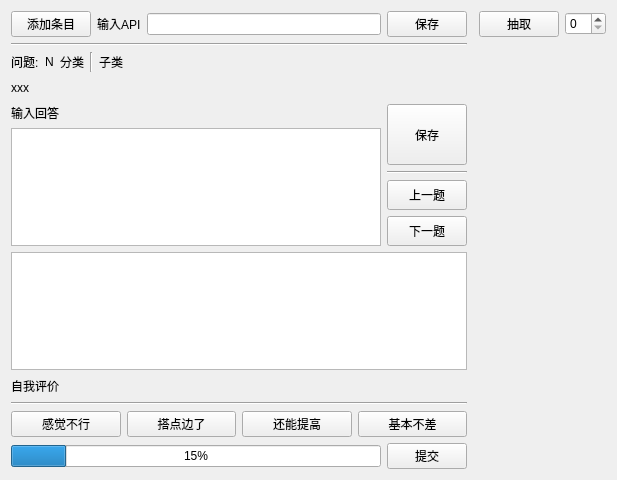
<?xml version="1.0" encoding="UTF-8"?>
<ui version="4.0">
 <class>Widget</class>
 <widget class="QWidget" name="Widget">
  <property name="geometry">
   <rect>
    <x>0</x>
    <y>0</y>
    <width>617</width>
    <height>480</height>
   </rect>
  </property>
  <property name="windowTitle">
   <string>Widget</string>
  </property>
  <layout class="QHBoxLayout" name="horizontalLayout_9" stretch="4,0,1">
   <item>
    <layout class="QVBoxLayout" name="verticalLayout_6">
     <item>
      <layout class="QHBoxLayout" name="horizontalLayout_2">
       <item>
        <widget class="QPushButton" name="pB_addItem">
         <property name="text">
          <string>添加条目</string>
         </property>
        </widget>
       </item>
       <item>
        <widget class="QLabel" name="label_2">
         <property name="text">
          <string>输入API</string>
         </property>
        </widget>
       </item>
       <item>
        <widget class="QLineEdit" name="lineEdit"/>
       </item>
       <item>
        <widget class="QPushButton" name="pB_save_API">
         <property name="sizePolicy">
          <sizepolicy hsizetype="Minimum" vsizetype="Fixed">
           <horstretch>0</horstretch>
           <verstretch>0</verstretch>
          </sizepolicy>
         </property>
         <property name="text">
          <string>保存</string>
         </property>
        </widget>
       </item>
      </layout>
     </item>
     <item>
      <widget class="Line" name="line_3">
       <property name="orientation">
        <enum>Qt::Horizontal</enum>
       </property>
      </widget>
     </item>
     <item>
      <layout class="QVBoxLayout" name="verticalLayout_3">
       <item>
        <layout class="QHBoxLayout" name="horizontalLayout_3">
         <item>
          <widget class="QLabel" name="label_3">
           <property name="text">
            <string>问题:</string>
           </property>
          </widget>
         </item>
         <item>
          <widget class="QLabel" name="lb_num">
           <property name="text">
            <string>N</string>
           </property>
          </widget>
         </item>
         <item>
          <widget class="QLabel" name="lb_fthrname">
           <property name="text">
            <string>分类</string>
           </property>
          </widget>
         </item>
         <item>
          <widget class="Line" name="line_6">
           <property name="orientation">
            <enum>Qt::Vertical</enum>
           </property>
          </widget>
         </item>
         <item>
          <widget class="QLabel" name="lb_childname">
           <property name="text">
            <string>子类</string>
           </property>
          </widget>
         </item>
         <item>
          <spacer name="horizontalSpacer">
           <property name="orientation">
            <enum>Qt::Horizontal</enum>
           </property>
           <property name="sizeHint" stdset="0">
            <size>
             <width>40</width>
             <height>20</height>
            </size>
           </property>
          </spacer>
         </item>
        </layout>
       </item>
       <item>
        <layout class="QHBoxLayout" name="horizontalLayout_4">
         <item>
          <widget class="QLabel" name="lb_qstion">
           <property name="text">
            <string>xxx</string>
           </property>
          </widget>
         </item>
         <item>
          <spacer name="horizontalSpacer_2">
           <property name="orientation">
            <enum>Qt::Horizontal</enum>
           </property>
           <property name="sizeHint" stdset="0">
            <size>
             <width>40</width>
             <height>20</height>
            </size>
           </property>
          </spacer>
         </item>
        </layout>
       </item>
      </layout>
     </item>
     <item>
      <layout class="QHBoxLayout" name="horizontalLayout_8">
       <item>
        <layout class="QVBoxLayout" name="verticalLayout">
         <item>
          <widget class="QLabel" name="label">
           <property name="text">
            <string>输入回答</string>
           </property>
          </widget>
         </item>
         <item>
          <widget class="QTextEdit" name="textEdit"/>
         </item>
        </layout>
       </item>
       <item>
        <layout class="QVBoxLayout" name="verticalLayout_5" stretch="2,0,1,1">
         <item>
          <widget class="QPushButton" name="pB_save_qstion">
           <property name="sizePolicy">
            <sizepolicy hsizetype="Minimum" vsizetype="Minimum">
             <horstretch>0</horstretch>
             <verstretch>0</verstretch>
            </sizepolicy>
           </property>
           <property name="autoFillBackground">
            <bool>false</bool>
           </property>
           <property name="text">
            <string>保存</string>
           </property>
           <property name="autoDefault">
            <bool>false</bool>
           </property>
          </widget>
         </item>
         <item>
          <widget class="Line" name="line_4">
           <property name="orientation">
            <enum>Qt::Horizontal</enum>
           </property>
          </widget>
         </item>
         <item>
          <widget class="QPushButton" name="pB_last">
           <property name="sizePolicy">
            <sizepolicy hsizetype="Minimum" vsizetype="Minimum">
             <horstretch>0</horstretch>
             <verstretch>0</verstretch>
            </sizepolicy>
           </property>
           <property name="text">
            <string>上一题</string>
           </property>
          </widget>
         </item>
         <item>
          <widget class="QPushButton" name="pB_next">
           <property name="sizePolicy">
            <sizepolicy hsizetype="Minimum" vsizetype="Minimum">
             <horstretch>0</horstretch>
             <verstretch>0</verstretch>
            </sizepolicy>
           </property>
           <property name="text">
            <string>下一题</string>
           </property>
          </widget>
         </item>
        </layout>
       </item>
      </layout>
     </item>
     <item>
      <widget class="QTextBrowser" name="textBrowser"/>
     </item>
     <item>
      <layout class="QVBoxLayout" name="verticalLayout_4">
       <item>
        <layout class="QHBoxLayout" name="horizontalLayout_6">
         <item>
          <widget class="QLabel" name="label_4">
           <property name="text">
            <string>自我评价</string>
           </property>
          </widget>
         </item>
         <item>
          <spacer name="horizontalSpacer_3">
           <property name="orientation">
            <enum>Qt::Horizontal</enum>
           </property>
           <property name="sizeHint" stdset="0">
            <size>
             <width>40</width>
             <height>20</height>
            </size>
           </property>
          </spacer>
         </item>
        </layout>
       </item>
       <item>
        <widget class="Line" name="line_5">
         <property name="orientation">
          <enum>Qt::Horizontal</enum>
         </property>
        </widget>
       </item>
       <item>
        <layout class="QHBoxLayout" name="horizontalLayout_7">
         <item>
          <widget class="QPushButton" name="pB_0">
           <property name="text">
            <string>感觉不行</string>
           </property>
          </widget>
         </item>
         <item>
          <widget class="QPushButton" name="pB_30">
           <property name="text">
            <string>搭点边了</string>
           </property>
          </widget>
         </item>
         <item>
          <widget class="QPushButton" name="pB_60">
           <property name="text">
            <string>还能提高</string>
           </property>
          </widget>
         </item>
         <item>
          <widget class="QPushButton" name="pB_90">
           <property name="text">
            <string>基本不差</string>
           </property>
          </widget>
         </item>
        </layout>
       </item>
       <item>
        <layout class="QHBoxLayout" name="horizontalLayout">
         <item>
          <widget class="QProgressBar" name="progressBar">
           <property name="value">
            <number>15</number>
           </property>
           <property name="textVisible">
            <bool>true</bool>
           </property>
           <property name="orientation">
            <enum>Qt::Horizontal</enum>
           </property>
           <property name="invertedAppearance">
            <bool>false</bool>
           </property>
           <property name="textDirection">
            <enum>QProgressBar::TopToBottom</enum>
           </property>
          </widget>
         </item>
         <item>
          <widget class="QPushButton" name="pB_sub">
           <property name="sizePolicy">
            <sizepolicy hsizetype="Minimum" vsizetype="Minimum">
             <horstretch>0</horstretch>
             <verstretch>0</verstretch>
            </sizepolicy>
           </property>
           <property name="text">
            <string>提交</string>
           </property>
          </widget>
         </item>
        </layout>
       </item>
      </layout>
     </item>
    </layout>
   </item>
   <item>
    <widget class="Line" name="line">
     <property name="orientation">
      <enum>Qt::Horizontal</enum>
     </property>
    </widget>
   </item>
   <item>
    <layout class="QVBoxLayout" name="verticalLayout_2" stretch="0,1">
     <item>
      <layout class="QHBoxLayout" name="horizontalLayout_5">
       <item>
        <widget class="QPushButton" name="pB_start">
         <property name="text">
          <string>抽取</string>
         </property>
        </widget>
       </item>
       <item>
        <widget class="QSpinBox" name="spinBox"/>
       </item>
      </layout>
     </item>
     <item>
      <widget class="QWidget" name="widget_qstion" native="true"/>
     </item>
    </layout>
   </item>
  </layout>
 </widget>
 <resources/>
 <connections/>
</ui>
